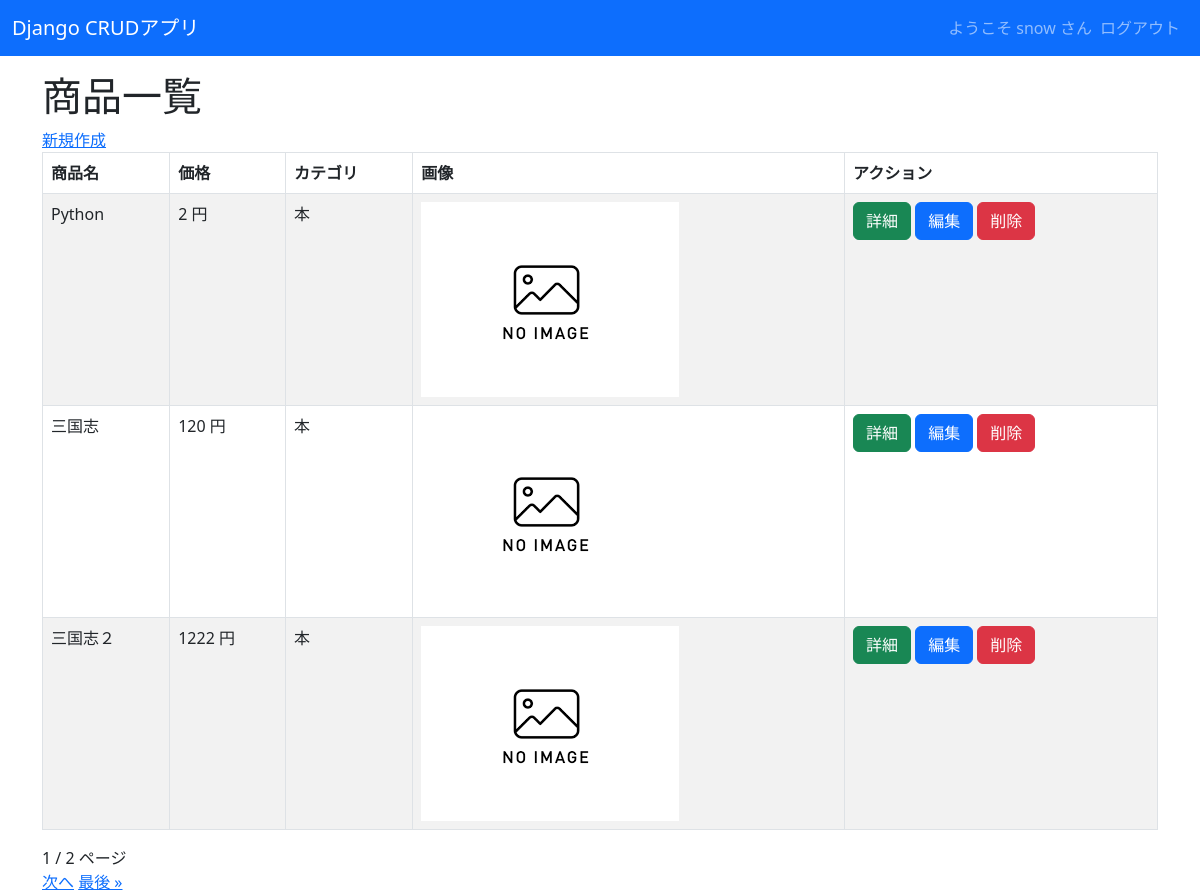
Screenshot of /crud/ (signed in) with the database file from the repository.
### crud/models.py (models this page shows, shortened)
class Product(models.Model):
    name = models.CharField(max_length=200)
    price = models.PositiveIntegerField()
    category = models.ForeignKey(Category, on_delete=models.CASCADE)
    img = models.ImageField(blank=True, default='noImage.png')
    detail = models.TextField(blank=True, null=True)

class Category(models.Model):
    name = models.CharField(max_length=200)
    def __str__(self):
        return self.name

### crud/views.py (the view)
# urls.py: path('crud/', views.ProductListView.as_view(), name="list"),
class ProductListView(LoginRequiredMixin, ListView):
     model = Product
     paginate_by = 3

### crud/templates/crud/product_list.html (shortened to what this page needs)
{% extends "base.html" %}
 {% block content %}
 <h1>商品一覧</h1>
 <a href="{% url 'new' %}">新規作成</a>
 <table class="table table-striped table-hover table-bordered">
     <thead>
         <tr>
             <th>商品名</th>
             <th>価格</th>
             <th>カテゴリ</th>
             <th>画像</th>
             <th>アクション</th>
         </tr>
     </thead>
     {% for product in object_list %}
     <tr>
         <td>{{ product.name }}</td>
         <td>{{ product.price }} 円</td>
         <td>{{ product.category }}</td>
         <td><img src="{{ product.img.url }}" style="width:100px height:auto;"></td>
         <td>
            <button class="btn btn-success" onclick="location.href='{% url 'detail' pk=product.pk %}'">詳細</button>
            <button class="btn btn-primary" onclick="location.href='{% url 'edit' pk=product.pk %}'">編集</button>
            <button class="btn btn-danger" onclick="location.href='{% url 'delete' pk=product.pk %}'">削除</button>
        </td>
     </tr>
     {% endfor %}
 </table>
 {{ page_obj.number }} / {{ page_obj.paginator.num_pages }} ページ<br>
 {% if page_obj.has_next %}
 <a href="?page={{ page_obj.next_page_number }}">次へ</a>
 <a href="?page={{ page_obj.paginator.num_pages }}">最後 &raquo;</a>
 {% endif %}
 {% endblock %}

### crud/templates/base.html (shortened to what this page needs)
<!DOCTYPE html>
<html lang="ja">
<head>
    <link href="https://cdn.jsdelivr.net/npm/bootstrap@5.3.0-alpha3/dist/css/bootstrap.min.css" rel="stylesheet">
</head>
<body>
    <nav class="navbar navbar-expand-lg navbar-dark bg-primary" style="margin-bottom: 1rem;">
        <div class="container-fluid">
            <a class="navbar-brand" href="{% url 'list' %}">Django CRUDアプリ</a>
            <div class="collapse navbar-collapse" id="navbarNav">
                <ul class="navbar-nav ms-auto">
                    {% if request.user.is_authenticated %}
                    <span class="navbar-text">
                        ようこそ {{ user.get_username }} さん
                    </span>
                    <li class="nav-item">
                        <form action="{% url 'logout' %}" method="post">
                            <input class="nav-link" type="submit" value="ログアウト">
                        </form>
                    </li>
                    {% else %}
                    <li class="nav-item">
                        <a class="nav-link" href="{% url 'login' %}">ログイン</a>
                    </li>
                    {% endif %}
                </ul>
            </div>
        </div>
    </nav>
    <div class="container">
        {% block content %}コンテンツ{% endblock %}
    </div>
</body>
</html>

### rows the page displays
Product: name "Python", price "2", category "本", img (placeholder picture)
Product: name "三国志", price "120", category "本", img (placeholder picture)
Product: name "三国志２", price "1222", category "本", img (placeholder picture)

### other values shown
{{ user.get_username }} "snow"
{{ page_obj.number }} "1"
{{ page_obj.paginator.num_pages }} "2"
